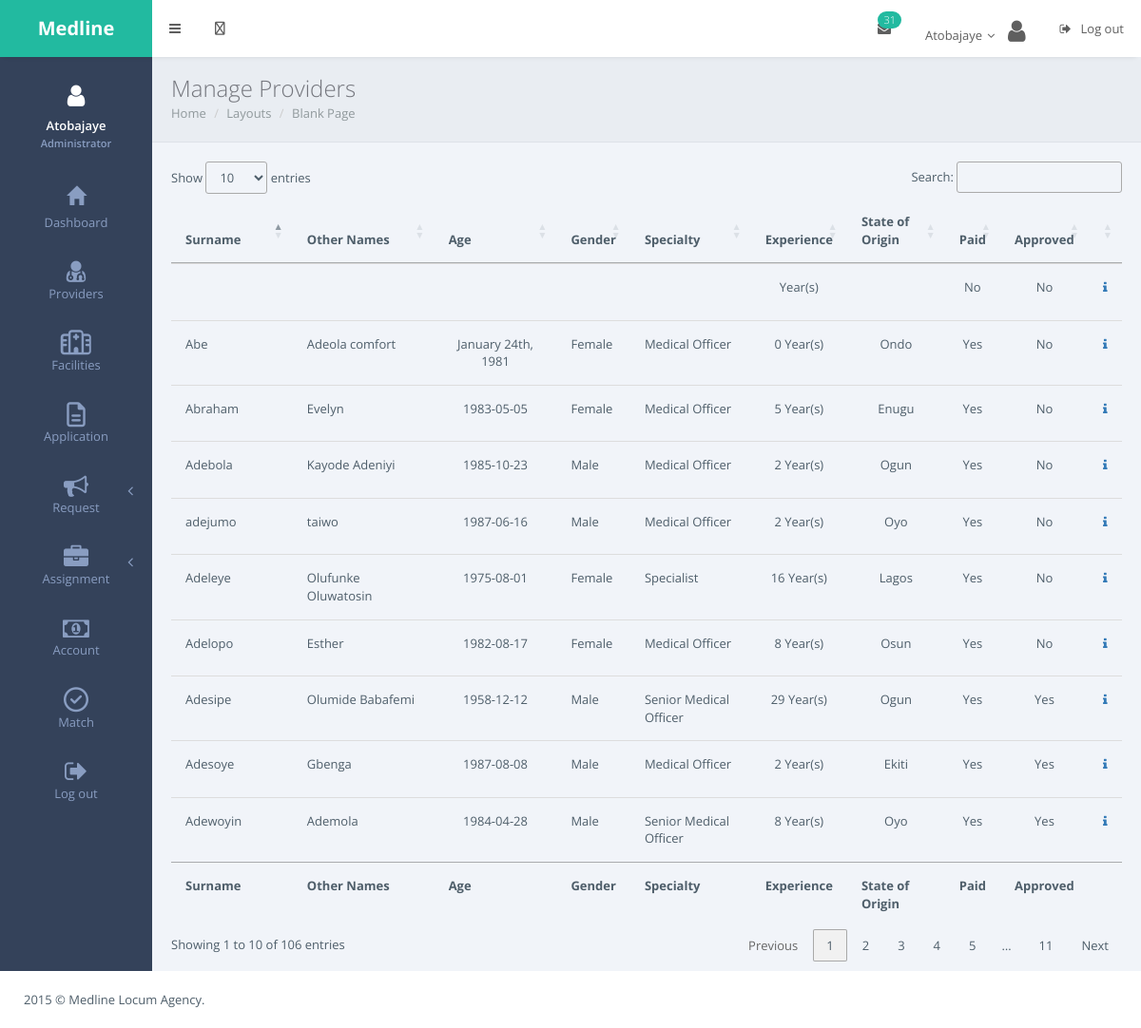
Screenshot of /admin/personal/doctors/index.php (signed in) with the database file from the repository.
### tables this page shows
CREATE TABLE IF NOT EXISTS `doctor` (
  `id` int(11) NOT NULL AUTO_INCREMENT,
  `title` text NOT NULL,
  `surname` text NOT NULL,
  `other_name` text NOT NULL,
  `date_of_birth` text NOT NULL,
  `gender` text NOT NULL,
  `address` text NOT NULL,
  `field_type` text NOT NULL,
  `specialist_type` text NOT NULL,
  `nationality` text NOT NULL,
  `state_of_origin` text NOT NULL,
  `phone_number` text NOT NULL,
  `email` text NOT NULL,
  `availability_type` text NOT NULL,
  `marital_status` text NOT NULL,
  `state_of_residence` text NOT NULL,
  `years_experience` text NOT NULL,
  `educational_qualification` text NOT NULL,
  `passport` text NOT NULL,
  `resume` text NOT NULL,
  `approved` text NOT NULL,
  `date_registered` text NOT NULL,
  `password` text NOT NULL,
  `paid` text NOT NULL,
  `completed` text NOT NULL,
  `mdcn_no` text NOT NULL,
  `activation_code` text NOT NULL,
  PRIMARY KEY (`id`)
);

### admin/personal/doctors/index.php (the view, shortened to what this page needs)
<!DOCTYPE html>
<html>
    <head>
             <?php include('../../../admin_partials/css.php'); ?>
        <link rel="stylesheet" href="//cdn.datatables.net/1.10.7/css/jquery.dataTables.min.css" type="text/css">
        <link rel="stylesheet" href="//maxcdn.bootstrapcdn.com/font-awesome/4.3.0/css/font-awesome.min.css">
    </head>
    <body class="page-header-fixed">
        <main class="page-content content-wrap">
        <?php include('../../../admin_partials/header.php'); ?>
        <?php include('../../../admin_partials/sidebar.php'); ?>
            </div>
            <div class="page-inner">
                <div class="page-title">
                    <h3>Manage Providers</h3>
                    <div class="page-breadcrumb">
                        <ol class="breadcrumb">
                            <li><a href="index.html">Home</a></li>
                            <li><a href="#">Layouts</a></li>
                            <li class="active">Blank Page</li>
                        </ol>
                    </div>
                </div>
                <div id="main-wrapper">
                    <div class="row">
                        <div class="col-md-12">
                               <table id="view_admin_doctors" class="table table-hover">
                               <thead>
                                     <tr>
                                    <th>Surname</th>
                                    <th>Other Names</th>
                                    <th>Age</th>
                                    <th>Gender</th>
                                    <th>Specialty</th>
                                    <th>Experience</th>
                                    <th>State of Origin</th>
                                    <th>Paid</th>
                                    <th>Approved</th>
                                    <th></th>
                                </tr>
                               </thead>
                                <tfoot>
                                <tr>
                                   <th>Surname</th>
                                    <th>Other Names</th>
                                    <th>Age</th>
                                    <th>Gender</th>
                                    <th>Specialty</th>
                                    <th>Experience</th>
                                    <th>State of Origin</th>
                                    <th>Paid</th>
                                    <th>Approved</th>
                                    <th></th>
                                </tr>
                                </tfoot>
                                <tbody>
                               <?php
                               $sql = "SELECT * FROM doctor order by id desc";
                            $result = mysqli_query($cn,$sql);
                            while($doctors = mysqli_fetch_assoc($result)){
                                ?>
                                    <tr>
                                        <td  class=" dt-body-left"><?php echo $doctors['surname']; ?></td>
                                        <td class=" dt-body-left"><?php echo $doctors['other_name']; ?></td>
                                        <td class=" dt-body-center"><?php
                                            echo $doctors['date_of_birth'];
                                            ?>
                                        </td>
                                        <td class=" dt-body-left"><?php echo $doctors['gender']; ?></td>
                                        <td class=" dt-body-left"><?php echo $doctors['field_type']; ?></td>
                                        <td class=" dt-body-center"><?php echo $doctors['years_experience']; ?> Year(s)</td>
                                        <td class=" dt-body-center"><?php echo $doctors['state_of_origin']; ?></td>
                                         <td class=" dt-body-center"><?php echo $doctors['paid']; ?></td>
                                          <td class=" dt-body-center"><?php echo $doctors['approved']; ?></td>
<td>
                                        <a href="doctor-details.php?doctor_id=<?php echo base64_encode($doctors['id']); ?>" class="waves-effect waves-button"><span><i class="fa fa-info"></i></span><p></p><span class="arrow"></span></a>
                                        </td>
                                    </tr>
                                     <?php
                            }
                                ?>
                                </tbody>
                               </table>
                        </div>
                        </div>
                    </div>
                </div>
                    <?php include('../../../admin_partials/footer.php'); ?>
        </main>
    </body>
</html>

### admin/personal/assets/css/themes/green.css (style rules this page uses)
.page-content { background: #34425A; }

### rows the page displays
doctor: paid "No", approved "No"
doctor: surname "Abe", other_name "Adeola comfort", date_of_birth "January 24th, 1981", gender "Female", field_type "Medical Officer", years_experience "0", state_of_origin "Ondo", paid "Yes", approved "No"
doctor: surname "Adebola", other_name "Kayode Adeniyi", date_of_birth "1985-10-23", gender "Male", field_type "Medical Officer", years_experience "2", state_of_origin "Ogun", paid "Yes", approved "No"
doctor: surname "Adeleye", other_name "Olufunke Oluwatosin", date_of_birth "1975-08-01", gender "Female", field_type "Specialist", years_experience "16", state_of_origin "Lagos", paid "Yes", approved "No"
doctor: surname "Adelopo", other_name "Esther", date_of_birth "1982-08-17", gender "Female", field_type "Medical Officer", years_experience "8", state_of_origin "Osun", paid "Yes", approved "No"
doctor: surname "adejumo", other_name "taiwo", date_of_birth "1987-06-16", gender "Male", field_type "Medical Officer", years_experience "2", state_of_origin "Oyo", paid "Yes", approved "No"
doctor: surname "Adesipe", other_name "Olumide Babafemi", date_of_birth "1958-12-12", gender "Male", field_type "Senior Medical Officer", years_experience "29", state_of_origin "Ogun", paid "Yes", approved "Yes"
doctor: surname "Adesoye", other_name "Gbenga", date_of_birth "1987-08-08", gender "Male", field_type "Medical Officer", years_experience "2", state_of_origin "Ekiti", paid "Yes", approved "Yes"
doctor: surname "Adewoyin", other_name "Ademola", date_of_birth "1984-04-28", gender "Male", field_type "Senior Medical Officer", years_experience "8", state_of_origin "Oyo", paid "Yes", approved "Yes"
doctor: surname "Abraham", other_name "Evelyn", date_of_birth "1983-05-05", gender "Female", field_type "Medical Officer", years_experience "5", state_of_origin "Enugu", paid "Yes", approved "No"

### other values shown
$total_request "31"
$_SESSION['admin_login_name'] "Atobajaye"
